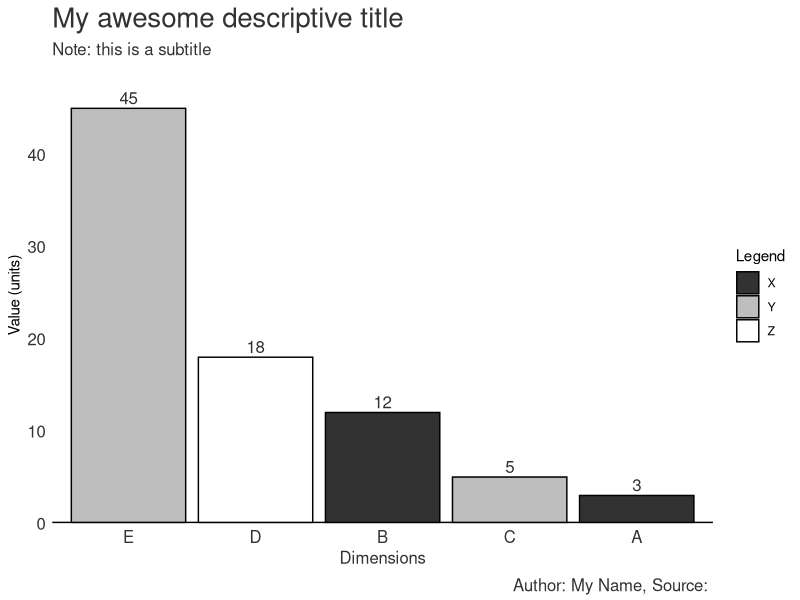

Reproduce this figure in R.
# Load libraries
library(ggplot2)
library(reshape2)

# Create data
data <- data.frame(
  name=c("A","B","C","D","E"),  
  group=c("X","X","Y","Z","Y"),
  value=c(3,12,5,18,45)
)

# Reorder Legend
#data$group <- factor(data$group,levels(data$group)[c(1,3,2)])

barplot <- ggplot(data, aes(x=reorder(name, -value), y=value, fill = group)) + # enter data frame
  geom_bar(stat = "identity"
           ,colour = "black") + # colour bars
  scale_fill_manual("Legend", values = c("X" = "#323232", "Y" = "grey", "Z" = "white")) +
  geom_text(aes(label = value # data labels
               ,y =  value + max(value)*0.01) # positioned just outside bar
            ,vjust = 0 # align text with bar
            ,size = (5/14)*12 # sizing in line with theme text
            ,colour = "#323232") + # colour text
  theme(
    panel.grid.major = element_blank() # Remove gridlines (major)
    ,panel.grid.minor = element_blank() # Remove gridlines (minor)
    ,panel.background = element_blank() # Remove grey background
    ,plot.title = element_text(hjust = 0, size = 20, colour = "#323232") # Title size and colour
    ,plot.subtitle = element_text(hjust = 0, size = 12, colour = "#323232") # Subtitle size and colour
    ,plot.caption = element_text(vjust = 0.3, size = 12, colour = "#323232") # Caption size and colour
    ,axis.ticks.y = element_blank() # Remove tick marks (Y-Axis)
    ,axis.text.y = element_text(hjust = 1, colour = "#323232", size = 12) # Axis size and colour (Y-Axis)
    ,axis.ticks.x = element_blank() # Remove tick marks (X-Axis)
    ,axis.text.x  = element_text(size = 12, colour = "#323232") #element_blank() # Remove axis scale (X-Axis)
    ,axis.title.x = element_text(size = 12, colour = "#323232") # Axis label size and colour (X-Axis)
  ) +
  geom_hline(yintercept=0, color = "black", size=1) + # Axis line size and colour (X-Axis)
  labs(title = 'My awesome descriptive title' # Title text
       ,subtitle = "Note: this is a subtitle" # Subtitle text
       ,x = 'Dimensions' # X-Axis text 
       ,y = 'Value (units)' # Y-Axis text 
       ,caption = "Author: My Name, Source: ") + # Caption text
  scale_y_continuous(limits = c(
    ifelse(min(data$value)>=0,0,min(data$value)*1.1) # Minimum Y-Axis scale 
    ,max(data$value)*1.1) # Maximum Y-Axis scale 
    ,expand = c(0,0) # Removing blank space around plot 
  )

# Save the plot
ggsave("vertical_bar_chart_with_legend.png" # filename
       ,plot = barplot # variable for file
       ,width = 5, height = 4, dpi = 300, units = "in") # dimensions and image quality
